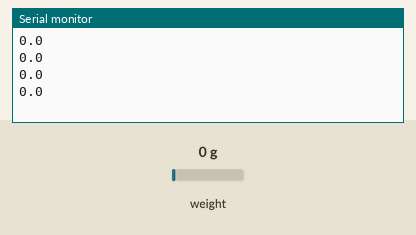
A sketch run on a simulated Arduino Uno, built with avr-gcc and run on an emulated ATmega328P. Parts: the last lines printed to the serial monitor. Inputs (shaded band) come from the test bench; at power-on: weight on the scale 0 g.

Above: at 1.2 s.
1.3 s: weight on the scale set to 100 g
At 1.51 s:
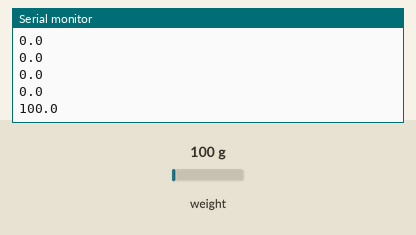
2.8 s: weight on the scale set to 1250 g
At 3.01 s:
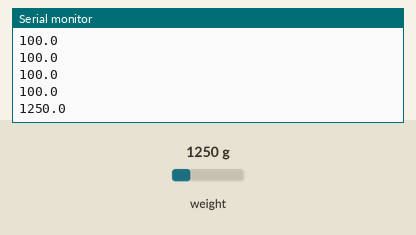
Timing chart, 0 to 5.8 s (numbered marks = the images above; inputs shaded):
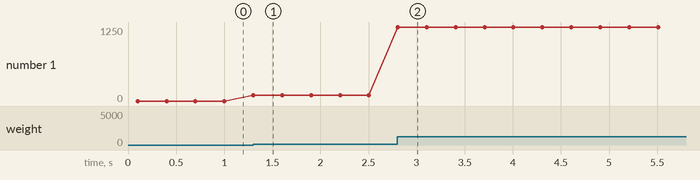

Measured:
- after the input at 1.3 s, the serial monitor: prints a new line at once (image 1)
- after the input at 2.8 s, the serial monitor: prints a new line at once (image 2)
- plotted number 1: 0 → 100 after the input at 1.3 s, 100 → 1250 after the input at 2.8 s

The sketch:

SerialScale.ino
```cpp
/* sample for digital weight scale of hx711, display with a HD44780 liquid crtstal monitor
 *
 * hardware design: syyyd
 * available at http://syyyd.taobao.com
 *
 * library design: Weihong Guan (@aguegu)
 * http://aguegu.net
 *
 * library host on
 * https://github.com/aguegu/Arduino
 */

// Hx711.DOUT - pin 9
// Hx711.SCK - pin 10


#include <Hx711.h>


Hx711 scale(9,10);

void setup() {
  Serial.begin(9600);
  scale.setScale(705.0f);
}

void loop() {

  double weigth = scale.getGram();

  Serial.println(weigth,1);


  delay(200);
}
```
